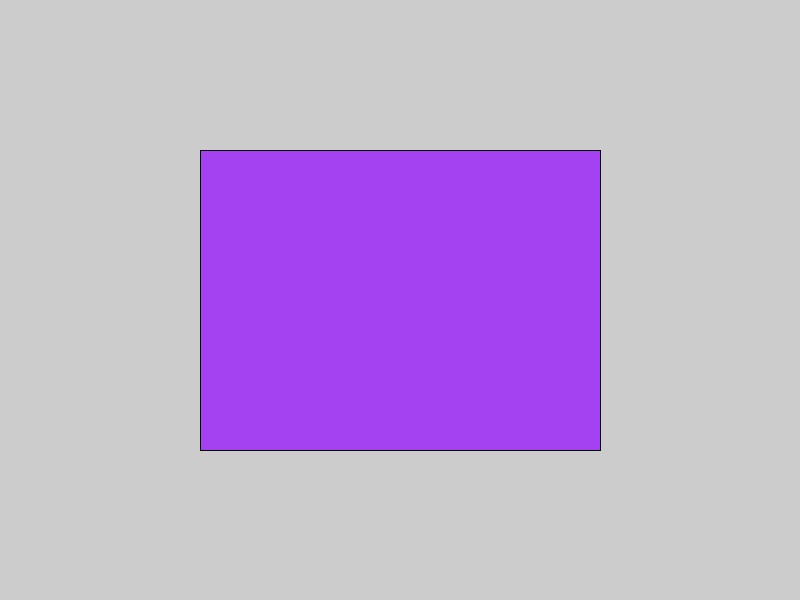
Frame 1 (no input)
Frame 60 (the mouse pressed at the canvas centre just before this capture): identical to frame 1, image omitted
Frame 120 (the mouse held since frame 60 and released just before this capture): identical to frame 1, image omitted

The Processing sketch that drew this single still picture (run headless with seeded random() and noise(); from frame 60 on, the mouse is pressed at the canvas centre):

// Processing sketch: main
// ── main.pde
void setup()
{
  size(800, 600);
  fill(random(0, 255), random(0, 255), random(0, 255));
}
void draw()
{
  rect(width / 2 - (width / 2) / 2, height / 2 - (height / 2) / 2, width / 2, height / 2);
}
